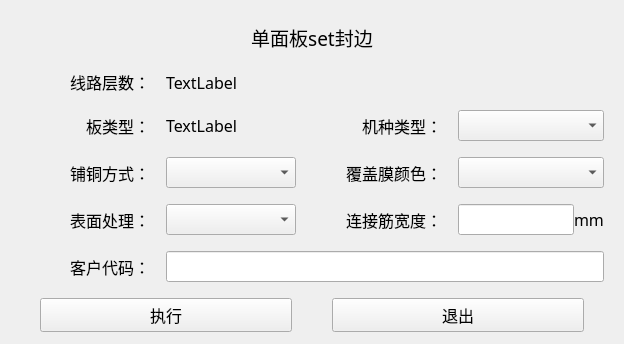
<?xml version="1.0" encoding="UTF-8"?>
<ui version="4.0">
 <class>Form</class>
 <widget class="QWidget" name="Form">
  <property name="geometry">
   <rect>
    <x>0</x>
    <y>0</y>
    <width>624</width>
    <height>344</height>
   </rect>
  </property>
  <property name="windowTitle">
   <string>单面板set封边</string>
  </property>
  <layout class="QVBoxLayout" name="verticalLayout" stretch="2,9,2">
   <property name="spacing">
    <number>16</number>
   </property>
   <property name="leftMargin">
    <number>20</number>
   </property>
   <property name="topMargin">
    <number>20</number>
   </property>
   <property name="rightMargin">
    <number>20</number>
   </property>
   <property name="bottomMargin">
    <number>12</number>
   </property>
   <item>
    <widget class="QLabel" name="label">
     <property name="font">
      <font>
       <family>黑体</family>
       <pointsize>14</pointsize>
      </font>
     </property>
     <property name="text">
      <string>单面板set封边</string>
     </property>
     <property name="alignment">
      <set>Qt::AlignCenter</set>
     </property>
    </widget>
   </item>
   <item>
    <layout class="QGridLayout" name="gridLayout" columnstretch="1,1,1,1,0">
     <property name="verticalSpacing">
      <number>16</number>
     </property>
     <item row="3" column="0">
      <widget class="QLabel" name="label_16">
       <property name="sizePolicy">
        <sizepolicy hsizetype="Minimum" vsizetype="Minimum">
         <horstretch>0</horstretch>
         <verstretch>0</verstretch>
        </sizepolicy>
       </property>
       <property name="font">
        <font>
         <family>黑体</family>
         <pointsize>12</pointsize>
        </font>
       </property>
       <property name="text">
        <string>表面处理：</string>
       </property>
       <property name="alignment">
        <set>Qt::AlignRight|Qt::AlignTrailing|Qt::AlignVCenter</set>
       </property>
      </widget>
     </item>
     <item row="3" column="2">
      <widget class="QLabel" name="label_15">
       <property name="sizePolicy">
        <sizepolicy hsizetype="Minimum" vsizetype="Minimum">
         <horstretch>0</horstretch>
         <verstretch>0</verstretch>
        </sizepolicy>
       </property>
       <property name="font">
        <font>
         <family>黑体</family>
         <pointsize>12</pointsize>
        </font>
       </property>
       <property name="text">
        <string>连接筋宽度：</string>
       </property>
       <property name="alignment">
        <set>Qt::AlignRight|Qt::AlignTrailing|Qt::AlignVCenter</set>
       </property>
      </widget>
     </item>
     <item row="2" column="3" colspan="2">
      <widget class="QComboBox" name="comboBox_3">
       <property name="sizePolicy">
        <sizepolicy hsizetype="Minimum" vsizetype="Minimum">
         <horstretch>0</horstretch>
         <verstretch>0</verstretch>
        </sizepolicy>
       </property>
       <property name="font">
        <font>
         <family>黑体</family>
         <pointsize>12</pointsize>
        </font>
       </property>
      </widget>
     </item>
     <item row="0" column="0">
      <widget class="QLabel" name="label_2">
       <property name="sizePolicy">
        <sizepolicy hsizetype="Minimum" vsizetype="Minimum">
         <horstretch>0</horstretch>
         <verstretch>0</verstretch>
        </sizepolicy>
       </property>
       <property name="font">
        <font>
         <family>黑体</family>
         <pointsize>12</pointsize>
        </font>
       </property>
       <property name="text">
        <string>线路层数：</string>
       </property>
       <property name="alignment">
        <set>Qt::AlignRight|Qt::AlignTrailing|Qt::AlignVCenter</set>
       </property>
      </widget>
     </item>
     <item row="3" column="1">
      <widget class="QComboBox" name="comboBox_4">
       <property name="sizePolicy">
        <sizepolicy hsizetype="Minimum" vsizetype="Minimum">
         <horstretch>0</horstretch>
         <verstretch>0</verstretch>
        </sizepolicy>
       </property>
       <property name="font">
        <font>
         <family>黑体</family>
         <pointsize>12</pointsize>
        </font>
       </property>
      </widget>
     </item>
     <item row="1" column="3" colspan="2">
      <widget class="QComboBox" name="comboBox">
       <property name="sizePolicy">
        <sizepolicy hsizetype="Minimum" vsizetype="Minimum">
         <horstretch>0</horstretch>
         <verstretch>0</verstretch>
        </sizepolicy>
       </property>
       <property name="font">
        <font>
         <family>黑体</family>
         <pointsize>12</pointsize>
        </font>
       </property>
      </widget>
     </item>
     <item row="4" column="0">
      <widget class="QLabel" name="label_10">
       <property name="sizePolicy">
        <sizepolicy hsizetype="Minimum" vsizetype="Minimum">
         <horstretch>0</horstretch>
         <verstretch>0</verstretch>
        </sizepolicy>
       </property>
       <property name="font">
        <font>
         <family>黑体</family>
         <pointsize>12</pointsize>
        </font>
       </property>
       <property name="text">
        <string>客户代码：</string>
       </property>
       <property name="alignment">
        <set>Qt::AlignRight|Qt::AlignTrailing|Qt::AlignVCenter</set>
       </property>
      </widget>
     </item>
     <item row="1" column="0">
      <widget class="QLabel" name="label_8">
       <property name="sizePolicy">
        <sizepolicy hsizetype="Minimum" vsizetype="Minimum">
         <horstretch>0</horstretch>
         <verstretch>0</verstretch>
        </sizepolicy>
       </property>
       <property name="font">
        <font>
         <family>黑体</family>
         <pointsize>12</pointsize>
        </font>
       </property>
       <property name="text">
        <string>板类型：</string>
       </property>
       <property name="alignment">
        <set>Qt::AlignRight|Qt::AlignTrailing|Qt::AlignVCenter</set>
       </property>
      </widget>
     </item>
     <item row="3" column="3" colspan="2">
      <layout class="QHBoxLayout" name="horizontalLayout">
       <property name="spacing">
        <number>0</number>
       </property>
       <item>
        <widget class="QLineEdit" name="lineEdit">
         <property name="sizePolicy">
          <sizepolicy hsizetype="Preferred" vsizetype="Minimum">
           <horstretch>0</horstretch>
           <verstretch>0</verstretch>
          </sizepolicy>
         </property>
         <property name="font">
          <font>
           <family>黑体</family>
           <pointsize>12</pointsize>
          </font>
         </property>
        </widget>
       </item>
       <item>
        <widget class="QLabel" name="label_17">
         <property name="sizePolicy">
          <sizepolicy hsizetype="Expanding" vsizetype="Minimum">
           <horstretch>0</horstretch>
           <verstretch>0</verstretch>
          </sizepolicy>
         </property>
         <property name="font">
          <font>
           <family>黑体</family>
           <pointsize>12</pointsize>
          </font>
         </property>
         <property name="text">
          <string>mm</string>
         </property>
        </widget>
       </item>
      </layout>
     </item>
     <item row="2" column="0">
      <widget class="QLabel" name="label_12">
       <property name="sizePolicy">
        <sizepolicy hsizetype="Minimum" vsizetype="Minimum">
         <horstretch>0</horstretch>
         <verstretch>0</verstretch>
        </sizepolicy>
       </property>
       <property name="font">
        <font>
         <family>黑体</family>
         <pointsize>12</pointsize>
        </font>
       </property>
       <property name="text">
        <string>铺铜方式：</string>
       </property>
       <property name="alignment">
        <set>Qt::AlignRight|Qt::AlignTrailing|Qt::AlignVCenter</set>
       </property>
      </widget>
     </item>
     <item row="2" column="1">
      <widget class="QComboBox" name="comboBox_2">
       <property name="sizePolicy">
        <sizepolicy hsizetype="Minimum" vsizetype="Minimum">
         <horstretch>0</horstretch>
         <verstretch>0</verstretch>
        </sizepolicy>
       </property>
       <property name="font">
        <font>
         <family>黑体</family>
         <pointsize>12</pointsize>
        </font>
       </property>
      </widget>
     </item>
     <item row="1" column="1">
      <widget class="QLabel" name="boardtype_label">
       <property name="sizePolicy">
        <sizepolicy hsizetype="Minimum" vsizetype="Minimum">
         <horstretch>0</horstretch>
         <verstretch>0</verstretch>
        </sizepolicy>
       </property>
       <property name="font">
        <font>
         <family>黑体</family>
         <pointsize>12</pointsize>
        </font>
       </property>
       <property name="text">
        <string>TextLabel</string>
       </property>
      </widget>
     </item>
     <item row="0" column="1">
      <widget class="QLabel" name="boardnum_label">
       <property name="sizePolicy">
        <sizepolicy hsizetype="Minimum" vsizetype="Minimum">
         <horstretch>0</horstretch>
         <verstretch>0</verstretch>
        </sizepolicy>
       </property>
       <property name="font">
        <font>
         <family>黑体</family>
         <pointsize>12</pointsize>
        </font>
       </property>
       <property name="text">
        <string>TextLabel</string>
       </property>
      </widget>
     </item>
     <item row="4" column="1" colspan="4">
      <widget class="QLineEdit" name="lineEdit_2">
       <property name="sizePolicy">
        <sizepolicy hsizetype="Expanding" vsizetype="Preferred">
         <horstretch>0</horstretch>
         <verstretch>0</verstretch>
        </sizepolicy>
       </property>
       <property name="font">
        <font>
         <family>黑体</family>
         <pointsize>12</pointsize>
        </font>
       </property>
      </widget>
     </item>
     <item row="1" column="2">
      <widget class="QLabel" name="label_7">
       <property name="sizePolicy">
        <sizepolicy hsizetype="Minimum" vsizetype="Minimum">
         <horstretch>0</horstretch>
         <verstretch>0</verstretch>
        </sizepolicy>
       </property>
       <property name="font">
        <font>
         <family>黑体</family>
         <pointsize>12</pointsize>
        </font>
       </property>
       <property name="text">
        <string>机种类型：</string>
       </property>
       <property name="alignment">
        <set>Qt::AlignRight|Qt::AlignTrailing|Qt::AlignVCenter</set>
       </property>
      </widget>
     </item>
     <item row="2" column="2">
      <widget class="QLabel" name="label_11">
       <property name="sizePolicy">
        <sizepolicy hsizetype="Minimum" vsizetype="Minimum">
         <horstretch>0</horstretch>
         <verstretch>0</verstretch>
        </sizepolicy>
       </property>
       <property name="font">
        <font>
         <family>黑体</family>
         <pointsize>12</pointsize>
        </font>
       </property>
       <property name="text">
        <string>覆盖膜颜色：</string>
       </property>
       <property name="alignment">
        <set>Qt::AlignRight|Qt::AlignTrailing|Qt::AlignVCenter</set>
       </property>
      </widget>
     </item>
    </layout>
   </item>
   <item>
    <layout class="QHBoxLayout" name="horizontalLayout_2">
     <property name="spacing">
      <number>40</number>
     </property>
     <property name="leftMargin">
      <number>20</number>
     </property>
     <property name="rightMargin">
      <number>20</number>
     </property>
     <item>
      <widget class="QPushButton" name="pushButton">
       <property name="sizePolicy">
        <sizepolicy hsizetype="Expanding" vsizetype="Expanding">
         <horstretch>0</horstretch>
         <verstretch>0</verstretch>
        </sizepolicy>
       </property>
       <property name="font">
        <font>
         <family>黑体</family>
         <pointsize>12</pointsize>
        </font>
       </property>
       <property name="text">
        <string>执行</string>
       </property>
      </widget>
     </item>
     <item>
      <widget class="QPushButton" name="pushButton_2">
       <property name="sizePolicy">
        <sizepolicy hsizetype="Expanding" vsizetype="Expanding">
         <horstretch>0</horstretch>
         <verstretch>0</verstretch>
        </sizepolicy>
       </property>
       <property name="font">
        <font>
         <family>黑体</family>
         <pointsize>12</pointsize>
        </font>
       </property>
       <property name="text">
        <string>退出</string>
       </property>
      </widget>
     </item>
    </layout>
   </item>
  </layout>
 </widget>
 <resources/>
 <connections/>
</ui>
